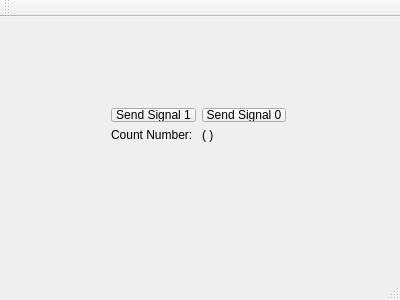
<?xml version="1.0" encoding="UTF-8"?>
<ui version="4.0">
 <class>MainWindow</class>
 <widget class="QMainWindow" name="MainWindow">
  <property name="geometry">
   <rect>
    <x>0</x>
    <y>0</y>
    <width>400</width>
    <height>300</height>
   </rect>
  </property>
  <property name="windowTitle">
   <string>MainWindow</string>
  </property>
  <widget class="QWidget" name="centralWidget">
   <widget class="QWidget" name="">
    <property name="geometry">
     <rect>
      <x>100</x>
      <y>80</y>
      <width>197</width>
      <height>56</height>
     </rect>
    </property>
    <layout class="QVBoxLayout" name="verticalLayout">
     <item>
      <layout class="QHBoxLayout" name="horizontalLayout">
       <item>
        <widget class="QPushButton" name="pushButton_send_signal_1">
         <property name="text">
          <string>Send Signal 1</string>
         </property>
        </widget>
       </item>
       <item>
        <widget class="QPushButton" name="pushButton_send_signal_0">
         <property name="text">
          <string>Send Signal 0</string>
         </property>
        </widget>
       </item>
      </layout>
     </item>
     <item>
      <layout class="QHBoxLayout" name="horizontalLayout_2">
       <item>
        <widget class="QLabel" name="label">
         <property name="text">
          <string>Count Number:</string>
         </property>
        </widget>
       </item>
       <item>
        <widget class="QLabel" name="label_show_feedback_int">
         <property name="text">
          <string>( )</string>
         </property>
        </widget>
       </item>
      </layout>
     </item>
    </layout>
   </widget>
  </widget>
  <widget class="QMenuBar" name="menuBar">
   <property name="geometry">
    <rect>
     <x>0</x>
     <y>0</y>
     <width>400</width>
     <height>25</height>
    </rect>
   </property>
  </widget>
  <widget class="QToolBar" name="mainToolBar">
   <attribute name="toolBarArea">
    <enum>TopToolBarArea</enum>
   </attribute>
   <attribute name="toolBarBreak">
    <bool>false</bool>
   </attribute>
  </widget>
  <widget class="QStatusBar" name="statusBar"/>
 </widget>
 <layoutdefault spacing="6" margin="11"/>
 <resources/>
 <connections/>
</ui>
